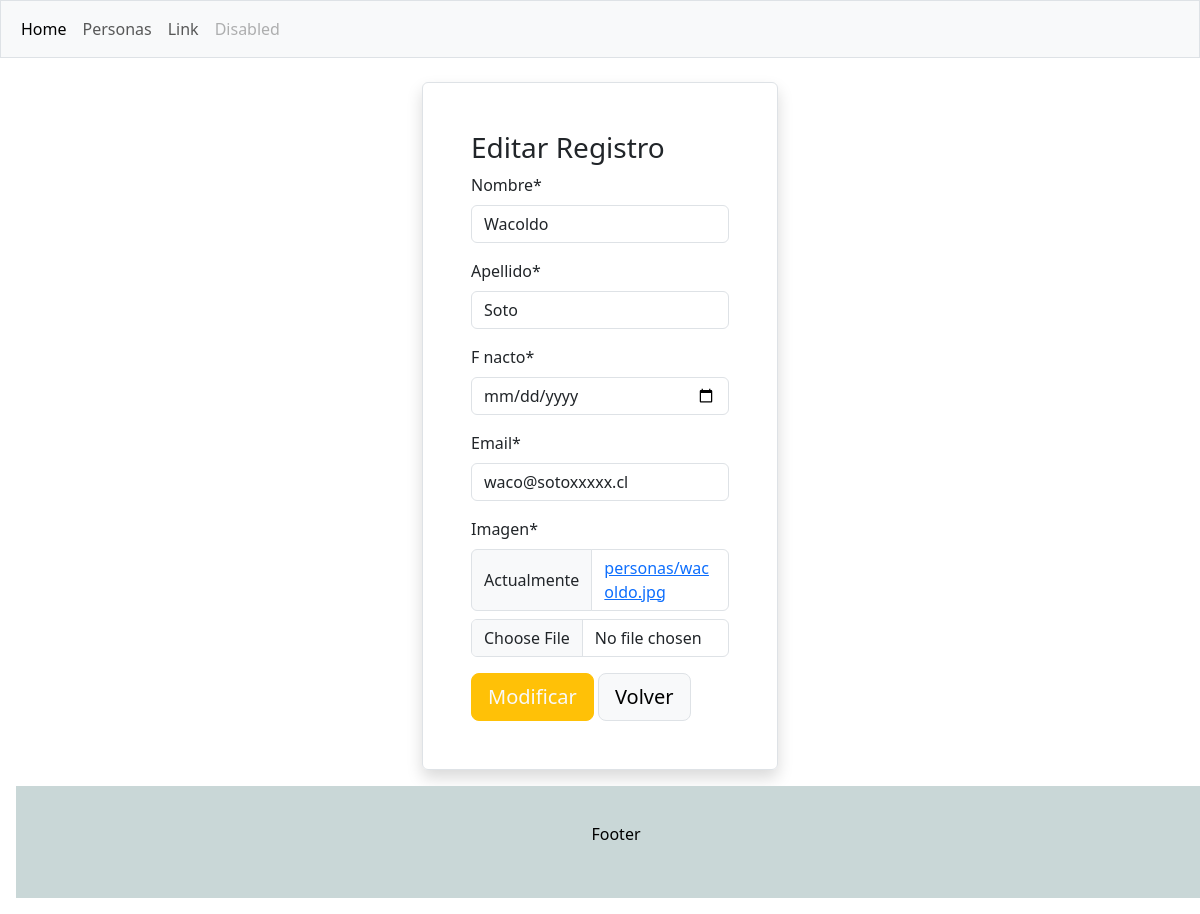
The page /modificarpersona/100 on the database as committed earlier.
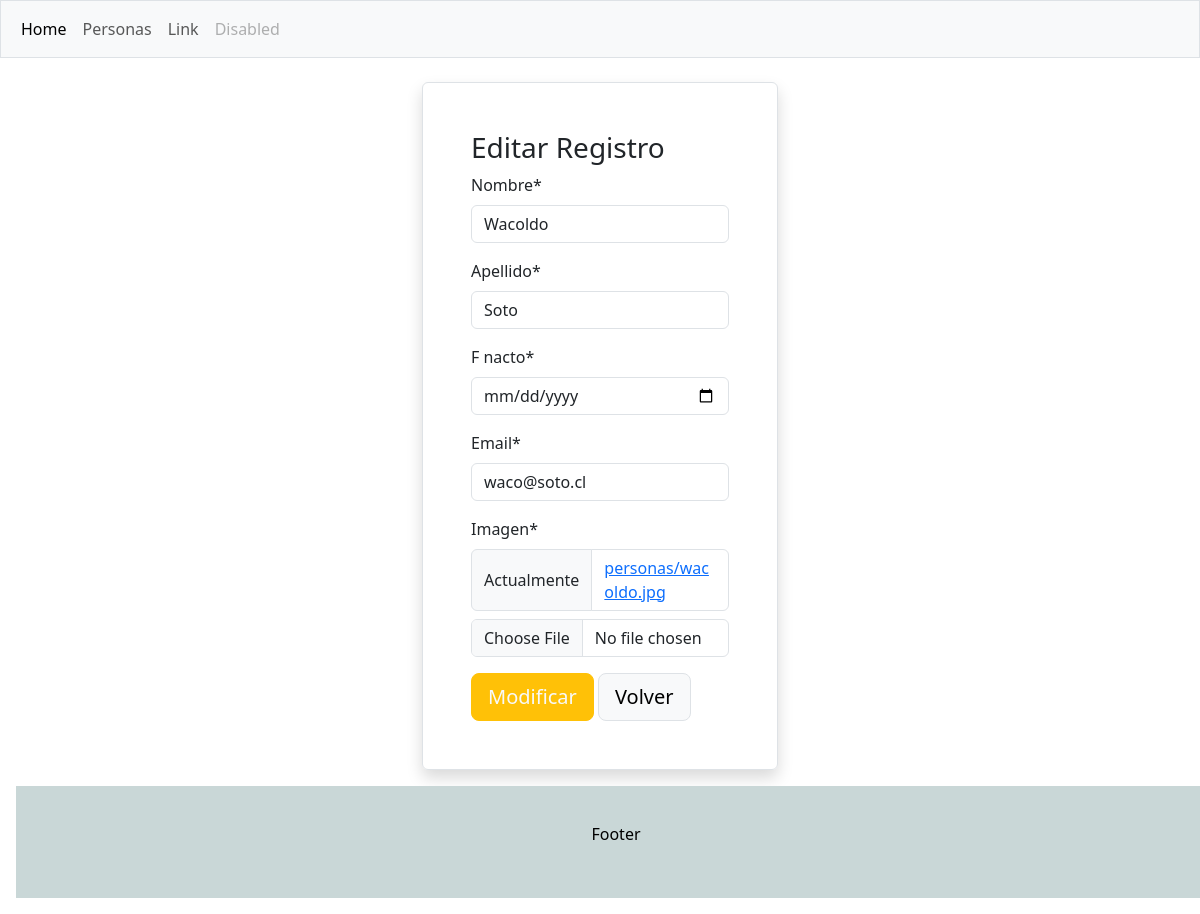
The same page on the database as committed later.
### crud/models.py (models this page shows, shortened)
class Persona(models.Model):
    rut=models.CharField(max_length=10, primary_key=True)
    nombre=models.CharField(max_length=50, null=False)
    apellido=models.CharField(max_length=50, null=False)
    f_nacto=models.DateField()
    email=models.EmailField(max_length=100, null=False)
    imagen=models.ImageField(upload_to='personas', null=True)

### crud/views.py (the view, shortened to what this page needs)
# urls.py: path('modificarpersona/<id>',modificarpersona, name='modificarpersona'),
def modificarpersona(request,id):
    persona=get_object_or_404(Persona, rut=id)
    form=UpdPersonaForm(instance=persona)
    datos={
        'persona':persona,
        'form':form
    }
    return render(request,'crud/modificarpersona.html',datos)

### crud/forms.py
class UpdPersonaForm(forms.ModelForm):
    f_nacto=forms.DateField(widget=forms.DateInput(attrs={"type":"date"}))
    class Meta:
        model = Persona
        fields = ['nombre','apellido','f_nacto','email','imagen']

### crud/templates/crud/modificarpersona.html (shortened to what this page needs)
{% extends "crud/base.html" %}
{% load static %}
{% load crispy_forms_tags %}
{% block contenido %}
<div class="container">
    <div class="row">
        <div class="col-sm-4"></div>
        <div class="col-sm-4">
            <div class="p-5 border rounded shadow mt-4">
                <h3>Editar Registro</h3>
                <form action="" method="post" enctype="multipart/form-data">
                    {{form | crispy}}
                    <div>
                        <input type="submit" value="Modificar" class="btn btn-warning  text-light btn-lg">
                        <a href="{% url "personas" %}">
                            <button type="button" class="btn btn-light border btn-lg">Volver</button>
                        </a>
                    </div>
                </form>
            </div>
        </div>
        <div class="col-sm-4"></div>
    </div>
</div>
{% endblock contenido %}

Rows that differ between the two databases and show on the page:
changed Persona "Wacoldo": email "waco@sotoxxxxx.cl" → "waco@soto.cl"
